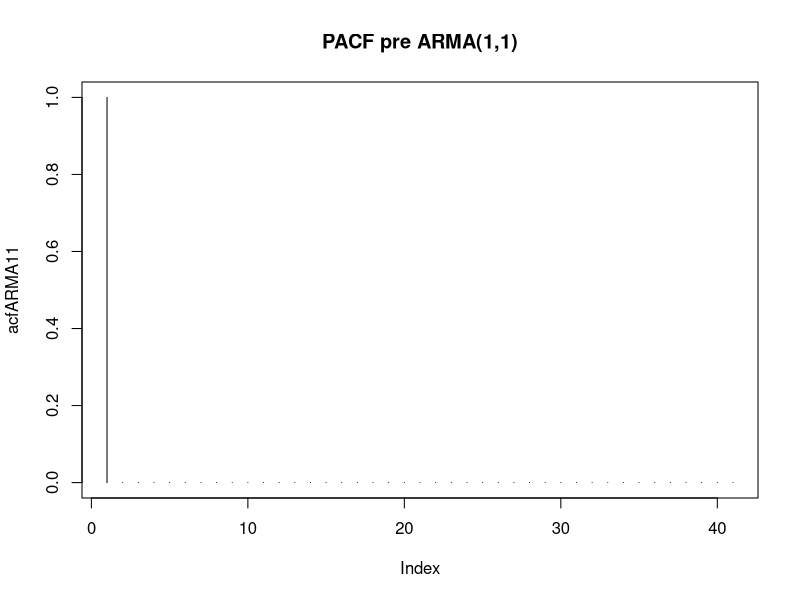

The R script that drew this image:
## ---- chunk 1
h = 0:40
acfARMA11 <- ARMAacf(ar =-0.5, ma = 0.5 ,40, pacf = FALSE)
plot(acfARMA11, type = 'h', main = 'PACF pre ARMA(1,1)')
